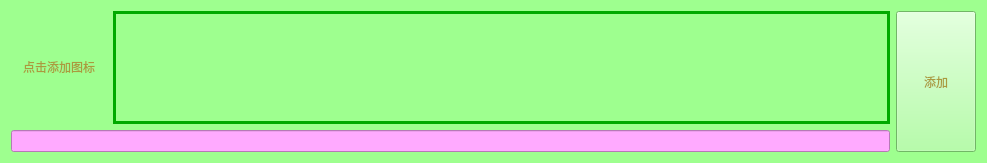
<?xml version="1.0" encoding="UTF-8"?>
<ui version="4.0">
 <class>Formlistitemcreate</class>
 <widget class="QWidget" name="Formlistitemcreate">
  <property name="geometry">
   <rect>
    <x>0</x>
    <y>0</y>
    <width>987</width>
    <height>163</height>
   </rect>
  </property>
  <property name="windowTitle">
   <string>Form</string>
  </property>
  <property name="styleSheet">
   <string notr="true">background-color: rgb(158, 255, 143);
color: rgb(170, 154, 62);</string>
  </property>
  <layout class="QFormLayout" name="formLayout">
   <item row="0" column="0" colspan="2">
    <layout class="QGridLayout" name="gridLayout" columnstretch="1,10,1">
     <item row="0" column="0">
      <widget class="QPushButton" name="pushButton_icon">
       <property name="sizePolicy">
        <sizepolicy hsizetype="Fixed" vsizetype="Fixed">
         <horstretch>0</horstretch>
         <verstretch>0</verstretch>
        </sizepolicy>
       </property>
       <property name="minimumSize">
        <size>
         <width>96</width>
         <height>96</height>
        </size>
       </property>
       <property name="text">
        <string>点击添加图标</string>
       </property>
       <property name="iconSize">
        <size>
         <width>96</width>
         <height>96</height>
        </size>
       </property>
       <property name="flat">
        <bool>true</bool>
       </property>
      </widget>
     </item>
     <item row="0" column="1">
      <widget class="QTextEdit" name="textEdit_note">
       <property name="sizePolicy">
        <sizepolicy hsizetype="Preferred" vsizetype="Preferred">
         <horstretch>0</horstretch>
         <verstretch>0</verstretch>
        </sizepolicy>
       </property>
       <property name="styleSheet">
        <string notr="true">color: rgb(0, 170, 0);</string>
       </property>
       <property name="frameShape">
        <enum>QFrame::Box</enum>
       </property>
       <property name="frameShadow">
        <enum>QFrame::Plain</enum>
       </property>
       <property name="lineWidth">
        <number>3</number>
       </property>
      </widget>
     </item>
     <item row="0" column="2" rowspan="2">
      <widget class="QPushButton" name="pushButton_add">
       <property name="sizePolicy">
        <sizepolicy hsizetype="Preferred" vsizetype="Preferred">
         <horstretch>0</horstretch>
         <verstretch>0</verstretch>
        </sizepolicy>
       </property>
       <property name="minimumSize">
        <size>
         <width>0</width>
         <height>0</height>
        </size>
       </property>
       <property name="autoFillBackground">
        <bool>false</bool>
       </property>
       <property name="styleSheet">
        <string notr="true"/>
       </property>
       <property name="text">
        <string>添加</string>
       </property>
       <property name="autoDefault">
        <bool>false</bool>
       </property>
       <property name="default">
        <bool>false</bool>
       </property>
       <property name="flat">
        <bool>false</bool>
       </property>
      </widget>
     </item>
     <item row="1" column="0" colspan="2">
      <widget class="QLineEdit" name="lineEdit_name">
       <property name="sizePolicy">
        <sizepolicy hsizetype="Preferred" vsizetype="Preferred">
         <horstretch>0</horstretch>
         <verstretch>0</verstretch>
        </sizepolicy>
       </property>
       <property name="autoFillBackground">
        <bool>false</bool>
       </property>
       <property name="styleSheet">
        <string notr="true">color: rgb(0, 170, 0);
background-color: rgb(255, 170, 255);</string>
       </property>
      </widget>
     </item>
    </layout>
   </item>
  </layout>
 </widget>
 <resources/>
 <connections/>
</ui>
